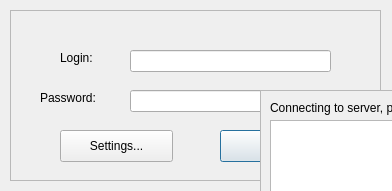
<?xml version="1.0" encoding="UTF-8"?>
<ui version="4.0">
 <class>LoginDialog</class>
 <widget class="QDialog" name="LoginDialog">
  <property name="windowModality">
   <enum>Qt::ApplicationModal</enum>
  </property>
  <property name="geometry">
   <rect>
    <x>0</x>
    <y>0</y>
    <width>392</width>
    <height>191</height>
   </rect>
  </property>
  <property name="windowTitle">
   <string>Dialog</string>
  </property>
  <widget class="QFrame" name="frmLogin">
   <property name="geometry">
    <rect>
     <x>10</x>
     <y>10</y>
     <width>371</width>
     <height>171</height>
    </rect>
   </property>
   <property name="frameShape">
    <enum>QFrame::StyledPanel</enum>
   </property>
   <property name="frameShadow">
    <enum>QFrame::Raised</enum>
   </property>
   <widget class="QLineEdit" name="leUsername">
    <property name="geometry">
     <rect>
      <x>120</x>
      <y>40</y>
      <width>201</width>
      <height>22</height>
     </rect>
    </property>
    <property name="text">
     <string/>
    </property>
   </widget>
   <widget class="QLineEdit" name="lePassword">
    <property name="geometry">
     <rect>
      <x>120</x>
      <y>80</y>
      <width>201</width>
      <height>22</height>
     </rect>
    </property>
    <property name="inputMask">
     <string/>
    </property>
    <property name="text">
     <string/>
    </property>
   </widget>
   <widget class="QLabel" name="lbUsername">
    <property name="geometry">
     <rect>
      <x>50</x>
      <y>40</y>
      <width>61</width>
      <height>16</height>
     </rect>
    </property>
    <property name="text">
     <string>Login:</string>
    </property>
   </widget>
   <widget class="QLabel" name="lbPassword">
    <property name="geometry">
     <rect>
      <x>30</x>
      <y>80</y>
      <width>71</width>
      <height>16</height>
     </rect>
    </property>
    <property name="text">
     <string>Password:</string>
    </property>
   </widget>
   <widget class="QPushButton" name="btnLogin">
    <property name="geometry">
     <rect>
      <x>210</x>
      <y>120</y>
      <width>113</width>
      <height>32</height>
     </rect>
    </property>
    <property name="text">
     <string>Login</string>
    </property>
    <property name="default">
     <bool>true</bool>
    </property>
   </widget>
   <widget class="QPushButton" name="pbSettings">
    <property name="geometry">
     <rect>
      <x>50</x>
      <y>120</y>
      <width>113</width>
      <height>32</height>
     </rect>
    </property>
    <property name="text">
     <string>Settings...</string>
    </property>
   </widget>
  </widget>
  <widget class="QFrame" name="frmSplash">
   <property name="enabled">
    <bool>true</bool>
   </property>
   <property name="geometry">
    <rect>
     <x>260</x>
     <y>90</y>
     <width>371</width>
     <height>171</height>
    </rect>
   </property>
   <property name="autoFillBackground">
    <bool>true</bool>
   </property>
   <property name="frameShape">
    <enum>QFrame::StyledPanel</enum>
   </property>
   <property name="frameShadow">
    <enum>QFrame::Raised</enum>
   </property>
   <widget class="QLabel" name="lbProgress">
    <property name="geometry">
     <rect>
      <x>10</x>
      <y>10</y>
      <width>241</width>
      <height>16</height>
     </rect>
    </property>
    <property name="text">
     <string>Connecting to server, please wait...</string>
    </property>
   </widget>
   <widget class="QPushButton" name="cancelLogin">
    <property name="geometry">
     <rect>
      <x>10</x>
      <y>140</y>
      <width>113</width>
      <height>32</height>
     </rect>
    </property>
    <property name="text">
     <string>Cancel</string>
    </property>
   </widget>
   <widget class="QTextEdit" name="teProgress">
    <property name="geometry">
     <rect>
      <x>10</x>
      <y>30</y>
      <width>351</width>
      <height>101</height>
     </rect>
    </property>
   </widget>
  </widget>
 </widget>
 <resources/>
 <connections/>
</ui>
